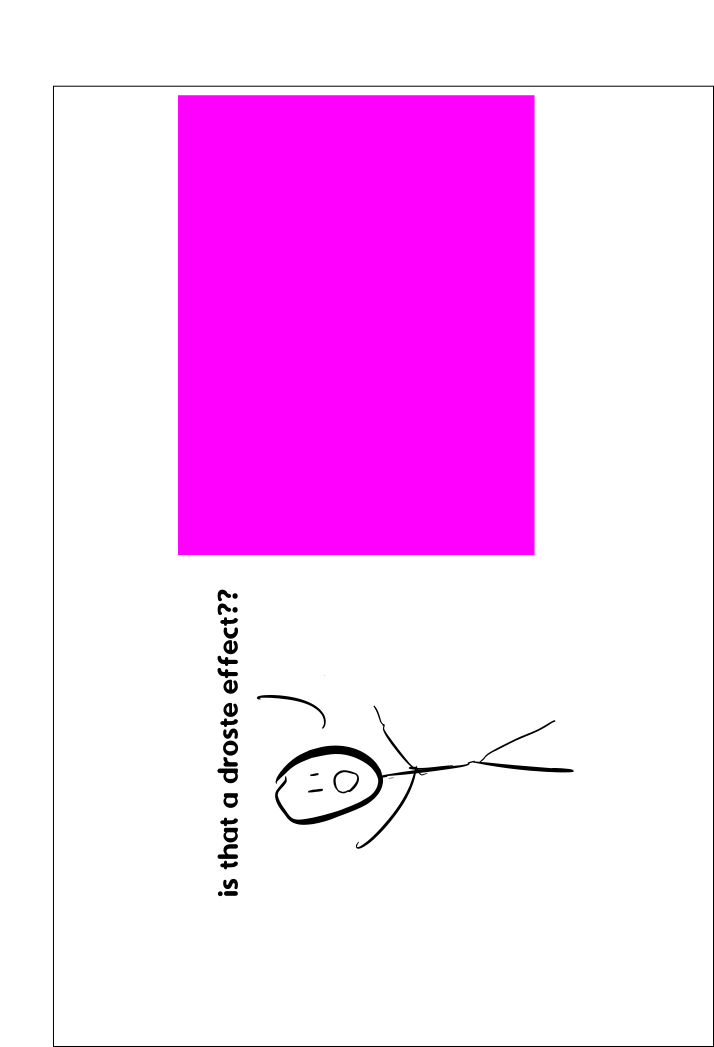
#> input picture 036_droste/droste.png, 714 x 1047 px
$ python droste.py
#> lines starting #> are read from the running program, lines starting #| are printed output that depends on the picture
from PIL import Image


def makeDroste(baseImage, stopAfter=20):
    # If baseImage is a string of an image filename, load that image:
#> called with baseImage = 'droste.png', stopAfter = 20
    if isinstance(baseImage, str):
        baseImage = Image.open(baseImage)
#> baseImage is the input picture: PIL image 714x1047 RGBA; mean R, G, B, A 252, 196.1, 252, 255

    if stopAfter == 0:
        # BASE CASE
        return baseImage

    # The magenta color has max red/blue/alpha, zero green:
    print('base image mode: ', baseImage.mode)
#| base image mode:  RGBA
    if baseImage.mode == 'RGBA':
        magentaColor = (255, 0, 255, 255)
    elif baseImage.mode == 'RGB':
        magentaColor = (255, 0, 255)

    # Find the dimensions of the base image and its magenta area:
    baseImageWidth, baseImageHeight = baseImage.size
#> baseImageWidth = 714; baseImageHeight = 1047
    magentaLeft = None
    magentaRight = None
    magentaTop = None
    magentaBottom = None

    for x in range(baseImageWidth):
        for y in range(baseImageHeight):
            if baseImage.getpixel((x, y)) == magentaColor:
                if magentaLeft is None or x < magentaLeft:
                    magentaLeft = x
                if magentaRight is None or x > magentaRight:
                    magentaRight = x
                if magentaTop is None or y < magentaTop:
                    magentaTop = y
                if magentaBottom is None or y > magentaBottom:
                    magentaBottom = y
#> after the loop, magentaBottom = 554; magentaLeft = 179; magentaRight = 533; magentaTop = 96

    if magentaLeft is None:
        print('base case')
        # BASE CASE - No magenta pixels are in the image.
        return baseImage
    print('resizing')

    # Get a resized version of the base image:
    magentaWidth = magentaRight - magentaLeft + 1
#> magentaWidth = 355
    magentaHeight = magentaBottom - magentaTop + 1
#> magentaHeight = 459
    baseImageAspectRatio = baseImageWidth / baseImageHeight
#> baseImageAspectRatio = 0.682
    magentaAspectRatio = magentaWidth / magentaHeight
#> magentaAspectRatio = 0.773

    if baseImageAspectRatio < magentaAspectRatio:
        # Make the resized width match the width of the magenta area:
        widthRatio = magentaWidth / baseImageWidth
#> widthRatio = 0.497
        resizedImage = baseImage.resize((magentaWidth,
        int(baseImageHeight * widthRatio) + 1), Image.NEAREST)
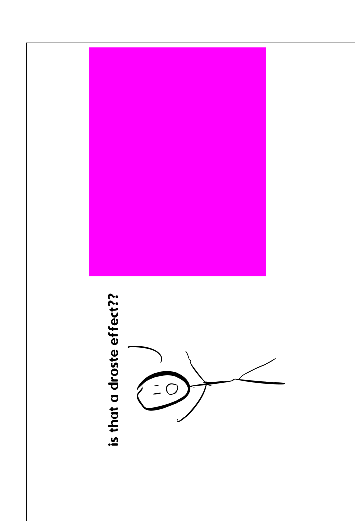
#> resizedImage: PIL image 355x521 RGBA; mean R, G, B, A 252.4, 196.5, 252.4, 255
    else:
        # Make the resized height match the height of the magenta area:
        heightRatio =  magentaHeight / baseImageHeight
        resizedImage = baseImage.resize((int(baseImageWidth *
        heightRatio) + 1, magentaHeight), Image.NEAREST)

    print('magenta width: ', magentaLeft, magentaRight)
#| magenta width:  179 533
    print('magenta height: ', magentaTop, magentaBottom)
#| magenta height:  96 554
    # Replace the magenta pixels with the smaller, resized image:
    for x in range(magentaLeft, magentaRight + 1):
        for y in range(magentaTop, magentaBottom + 1):
            if baseImage.getpixel((x, y)) == magentaColor:
                print('should be putting pixel:', x, y)
                pix = resizedImage.getpixel((x - magentaLeft, y - magentaTop))
                baseImage.putpixel((x, y), pix)
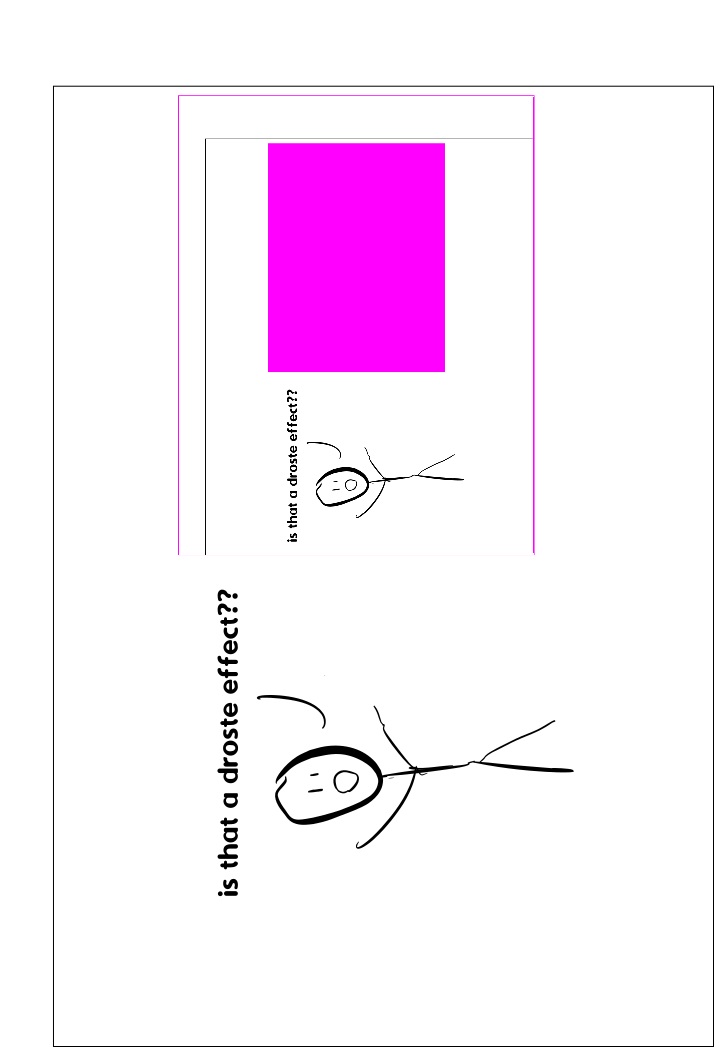
#> baseImage: PIL image 714x1047 RGBA; mean R, G, B, A 251.4, 237.1, 251.4, 255

    # RECURSIVE CASE:
    return makeDroste(baseImage, stopAfter=stopAfter - 1)
#> call 2 of makeDroste, with stopAfter = 19
#> in makeDroste (call 2), `resizedImage = baseImage.resize((magentaWidth, int(baseImageHeight * w..`:
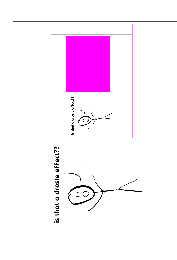
#> resizedImage: PIL image 177x260 RGBA; mean R, G, B, A 251.8, 237.8, 251.8, 255
#> after the loop in makeDroste (call 2), `for x in range(magentaLeft, magentaRight + 1):`:
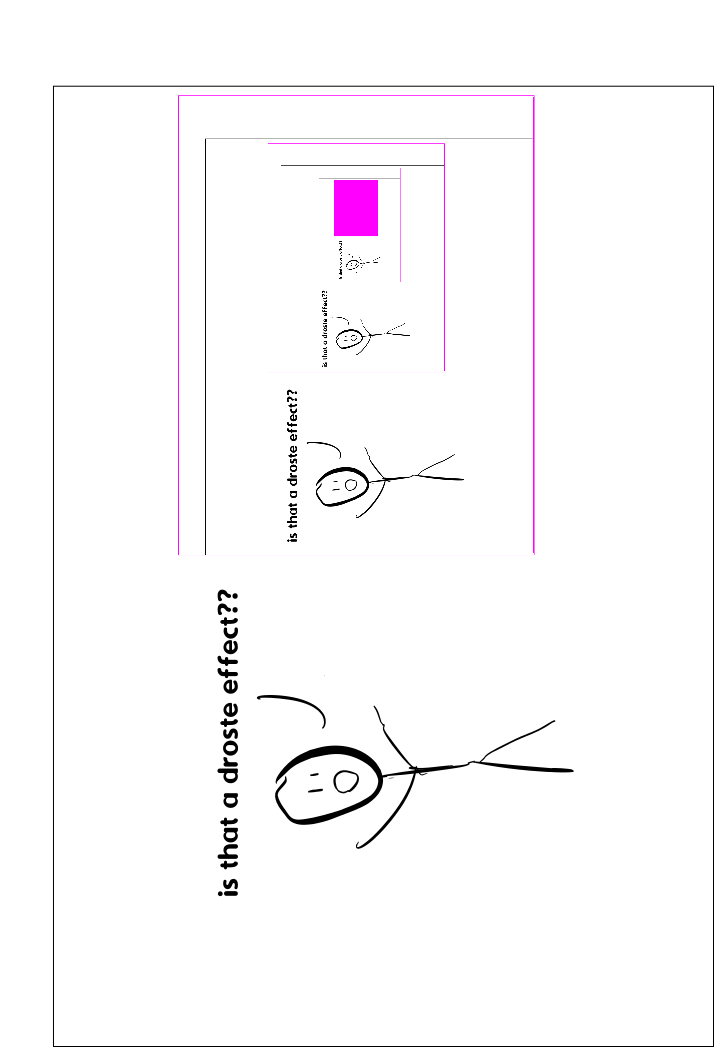
#> baseImage: PIL image 714x1047 RGBA; mean R, G, B, A 251.2, 249.7, 251.2, 255
#> call 3 of makeDroste, with stopAfter = 18
#> in makeDroste (call 3), `resizedImage = baseImage.resize((magentaWidth, int(baseImageHeight * w..`:
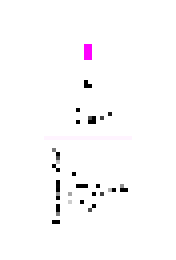
#> resizedImage: PIL image 44x65 RGBA (shown 4 times larger); mean R, G, B, A 251.7, 250.9, 251.7, 255


recursiveImage = makeDroste('droste.png', 20)
recursiveImage.save('droste-recursive.png')
recursiveImage.show()
